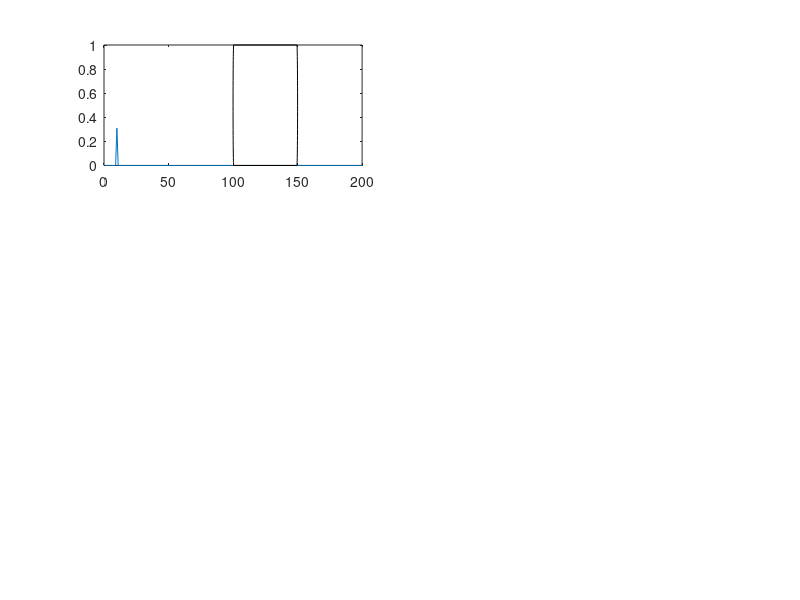

Write MATLAB code to recreate this figure. (Note: this script raises an error after producing the figure.)
%% Code Introduction
% 
% This MATLAB Script simulates a 1D electromagnetic field in the time 
% domain.
% 
% Created by Brian Wang
% ID: a1798086
% Date: 07/May/2022
% Last updated: 27/May/2022


%% Basic Initialisation
% Part 1 and part 2
clear;

figure('units','normalized','outerposition',[0 0 1 1]);

n = 150;   % Number of time steps.
                 n = 600;    % exploratory, just to see boundary.
time = [1:1:n];  % Vector of time.
time_index = 0; % initialised to 0.
k = 200;    % 200 spatial steps (length of 200 specified in pdf).

ex = zeros(1,k);  % Empty electric field
hy = zeros(1,k);  % Empty magnetic field

t_naught = 40;  % t_naught was a parameter in the original
p_l = 10;  % place of pulse, changed from 100 to 10 from part 3 onwards

ex_max = 0;     % max ex value initialised to 0
hy_max = 0;     % max hy value initialised to 0


% These vectors are only for plotting. Because Harry recommended to plot
% the vectors at every time step for live action.
ex_max_vector = zeros(1, length(time));
hy_max_vector = zeros(1, length(time));
pulse_vector = zeros(1, length(time));


% holding cells for clearing the boundaries
exholding_cell_left_1 = 0;
exholding_cell_left_2 = 0;
exholding_cell_right_1 = 0;
exholding_cell_right_2 = 0;


THS_freq = 400e6;   % time harmonic sinusoid frequency

c_o = 3e8;  % speed of light in m/s

% PART 5 INITIALISATION
place_holder = 10e7;   % vary this from 0 to 10e7
sigma = zeros(1, k);
sigma(100:1:150) = place_holder;
epsilon_relative_ALL = ones(1, k); % relative permittivity is different 
                                    % inside and outside the dieletric.
epsilon_relative_ALL(100:1:150) = 5;    % inside the dieletric

%% Dieletric Initialisation

epsilon_naught = 8.854e-12;     % free space permittivity
mu_naught = (4*pi)*1e-7;        % free space permeability

% Below is self explanatory I think
permeability_freespace = mu_naught;
permittivity_freespace = epsilon_naught;
permeability_dielectric = mu_naught;
permittivity_dielectric = 5*epsilon_naught;

epsilon_relative_dieletric = 5;

die_coeff = ones(1, k);     % dieletric coefficients, empty vector
die_coeff(100:1:150) = 1/epsilon_relative_dieletric;     % dieletric coefficients, empty vector
% The way I do this is slightly different to the textbook. Textbook
% includes the 0.5 inside this coeff, I do not.

%% Magnetic and electric field calculations

for time_index = time

    % Had to move this bit to the beginning because...
    lambda_naught = c_o/THS_freq;
    cell_size = lambda_naught/10;
    time_step = cell_size/(2*c_o);
    THS = sin(2*pi*THS_freq*time_step*time_index); % time harmonic sinusoid

    % THE PART 5 STUFF !!!!!!!!!!!!!!!!!!!!!!!!!!!!!!!!!!!!!!!!!!!!
    int_var = time_step*sigma./(2*epsilon_naught*epsilon_relative_ALL);  % intermediate variable
    ca = (1-int_var)./(1+int_var);   % coefficient a
    cb = 0.5./(epsilon_relative_ALL.*(1+int_var));    % coefficient b

    % Calculating electric field
    ex(2:1:k) = ca(2:1:k).*ex(2:1:k) + cb(2:1:k).*(hy(1:1:(k-1)) - hy(2:1:k));  
    ex_max = max(ex);
    ex_max_vector(time_index) = max(ex);


    % generating pulse signal
    %pulse = exp(-0.5*((t_naught - time_index)/12)^2);  % Calculating pulse
    ex(10) = ex(10) + THS;
    
    
    % cancelling the boundary for ex also wipes the hy too. that's why we
    % only do one of them and put it before hy calculations.
    

    % left boundary clearing
    ex(1) = exholding_cell_left_2;
    exholding_cell_left_2 = exholding_cell_left_1;
    exholding_cell_left_1 = ex(2);

    % right boundary clearing
    ex(k-1) = exholding_cell_right_2;
    exholding_cell_right_2 = exholding_cell_right_1;
    exholding_cell_right_1 = ex(k-2);


    % Calculating magnetic field
    hy(1:1:(k-1)) = hy(1:1:(k-1)) + 0.5*(ex(1:1:(k-1)) - ex(2:1:k));
    hy_max_vector(time_index) = max(hy);


    % finding maxima of ex
    maxima_ex = max(abs(ex));

    % finding minima of ex
    minima_ex = min(abs(ex));

    % finding maxima of hy
    maxima_hy = max(abs(hy));

    % finding minima of hy
    minima_hy = min(abs(hy));



    % E field plot at every point through time
    subplot(3,2,1); 
    plot([1:1:200],ex);     % Plotting the signal against time.
    r_e = rectangle('Position',[100 0 50 1],'Curvature',1);
    r_e.EdgeColor = 'g';
    r_e.LineWidth = 3;
    xlabel('distance'); ylabel('ex');   % labelling.
    xlim([0, k]);
    ylim([-2, 2]);
    title('Electric field at every point across time', ...
    'Brian Wang a1798086');    % Title 


    % H field plot at every point through time
    subplot(3,2,2); 
    plot([1:1:200],hy);     % Plotting the signal against time.
    r_m = rectangle('Position',[100 0 50 1],'Curvature',1);
    r_m.EdgeColor = 'g';
    r_m.LineWidth = 3;
    xlabel('distance'); ylabel('hy');   % labelling.
    xlim([0, k]);
    ylim([-2, 2]);
    title('Magnetic field at every point across time', ...
    'Brian Wang a1798086');    % Title


    % Max E through time plot
    subplot(3,2,3);
    scatter(time, ex_max_vector);     % Plotting the signal against time.
    xlabel('Time'); ylabel('max ex field');   % labelling.
    title('max ex plotted against time', ...
    'Brian Wang a1798086');    % Title
    xlim([0, n]);
    ylim([-1, 2]);


    % Max H through time plot
    subplot(3,2,4); 
    scatter(time, hy_max_vector);     % Plotting the signal against time.
    xlabel('Time'); ylabel('max hy field');   % labelling.
    title('max hy plotted against time', ...
    'Brian Wang a1798086');    % Title 
    xlim([0, n]);
    ylim([-1, 2]);

    
    pulse_vector(time_index) = THS;
    
    % Signal plot
    subplot(3,2,5); 
    scatter(time, pulse_vector);     % Plotting the signal against time.
    xlabel('Time'); ylabel('pulse amplitude');   % labelling.
    grid on;    % grid
    title('sinusoid signal vs time', ...
    'Brian Wang a1798086');    % Title 

    pause(0.00001);

end



%% QnA    %% Answers to Questions

% https://en.wikipedia.org/wiki/Electrical_resistivity_and_conductivity#Resistivity_and_conductivity_of_various_material

% A1, for no conductivity (0), well the behaviour is as we have seen,
% partial reflection and partial transmission. The degree to which
% transmission and reflection occurs depends solely on the permittivity and
% permeability hence fresnel coeffs. In this case, the dielectric is like
% vacuum.

% A3, for high conductivity (7e10), well it behaves more like PEC. so more EM wave
% is reflected and hence the standing waves have a higher ratio. There is
% of course always a little bit of waves that get transmitted, but those
% die out really quickly for conductors. In this case, the dielectric is
% like iron.

% A2, for medium conductivity (0.05), the behaviour is a cross between low and
% high. So more reflection and less transmission. And once the waves are
% transmitted, it is noted that the attenuation is also greater than when 
% there is no conductivity. Hence the EM waves actually die out at some 
% point. More like a PEC basically. In this case, the dielectric is like
% tap water.